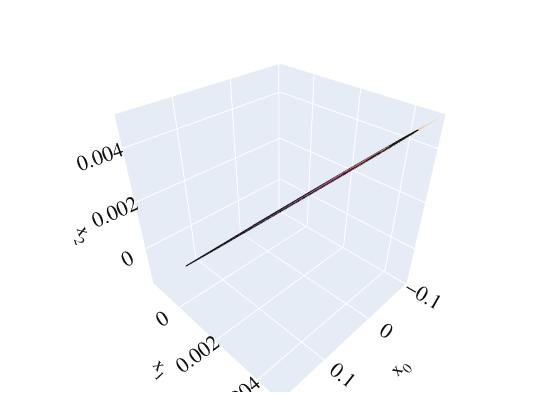

This figure's notebook cell:
### Code cell
fig = plotter.make_plot(ssm, data_name="observables", idx_trajectories=[0], idx_coordinates=[0, 1, 2],
                        with_predictions=False, add_surface=True)
fig.show()

### Figure 1 — Plotly figure (JSON) as saved in the notebook; plotly's stock layout.template omitted (floating-point values rounded to 4 significant figures; data arrays with more than 128 entries replaced by an {"elided": "..."} marker saying what was removed)
{"data": [{"colorscale": [[0, "rgb(75, 41, 145)"], [0.1667, "rgb(135, 44, 162)"], [0.3333, "rgb(192, 54, 157)"], [0.5, "rgb(234, 79, 136)"], [0.6667, "rgb(250, 120, 118)"], [0.8333, "rgb(246, 169, 122)"], [1, "rgb(237, 217, 163)"]], "opacity": 0.7, "showlegend": false, "showscale": false, "surfacecolor": {"elided": "101x101 float values"}, "type": "surface", "x": {"elided": "101x101 float values"}, "y": {"elided": "101x101 float values"}, "z": {"elided": "101x101 float values"}}, {"line": {"color": "#101010", "width": 2}, "mode": "lines", "name": "", "showlegend": false, "type": "scatter3d", "x": {"elided": "1866 float values"}, "y": {"elided": "1866 float values"}, "z": {"elided": "1866 float values"}}], "layout": {"autosize": true, "font": {"color": "#101010", "family": "Helvetica", "size": 16}, "height": 420, "margin": {"b": 28, "l": 28, "r": 28, "t": 28}, "scene": {"xaxis": {"range": [-0.1029, 0.1832], "title": {"text": "x<sub>0</sub>"}}, "yaxis": {"range": [-0.001675, 0.004951], "title": {"text": "x<sub>1</sub>"}}, "zaxis": {"range": [-0.001696, 0.0051], "title": {"text": "x<sub>2</sub>"}}}, "width": 560}}
